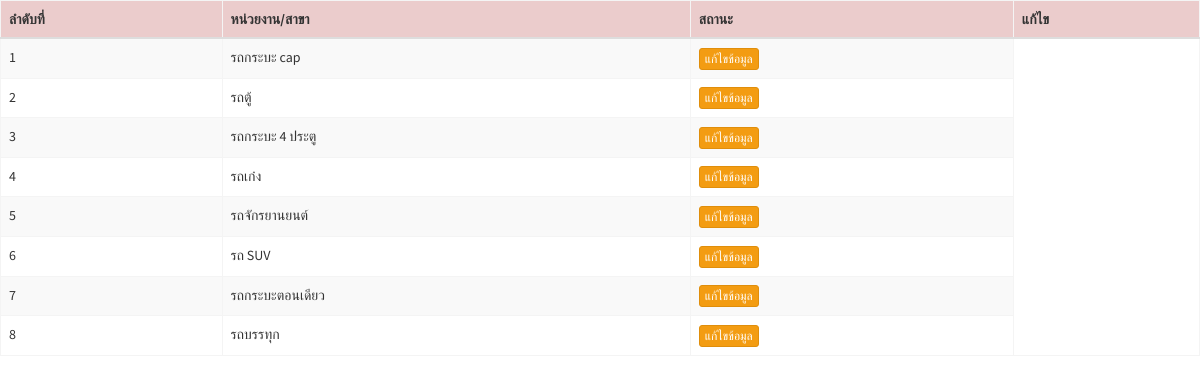
/admin/form_editdept.php, run on the app's committed database.
### tables this page shows
CREATE TABLE `department` (
  `dept_id` int(11) NOT NULL,
  `dept_name` varchar(100) NOT NULL
);

### admin/form_editdept.php (the view, shortened to what this page needs)
<?php
include('css.php');
include('../condb.php');
$query = "SELECT * FROM department ORDER BY dept_id ASC" or die("Error:" . mysqli_error($con));
$result = mysqli_query($con, $query);
echo ' <table id="example1" class="table table-bordered  table-hover table-striped">';
  echo "
  <tr class='danger'>
    <th>ลำดับที่</th>
    <th>หน่วยงาน/สาขา</th>
    <th>สถานะ</th>
    <th>แก้ไข</th>
  </tr>
</thead>
<tbody> ";
  $count=0;
  while($row = mysqli_fetch_array($result)) {
    $count++;
  echo "<tr>";
    echo "<td>" .$count .  "</td> ";
    echo "<td>" .$row["dept_name"] .  "</td> ";
    echo "<td><a href='form.php?p=editdept1&ID=$row[0]' <button type='button' class='btn btn-warning btn-xs'>แก้ไขข้อมูล</button></a></td> ";
  echo "</tr>";
  }
echo "</table>";
?>

### data on the page
department: dept_name "รถกระบะ cap"
department: dept_name "รถตู้"
department: dept_name "รถกระบะ 4 ประตู"
department: dept_name "รถเก๋ง"
department: dept_name "รถจักรยานยนต์"
department: dept_name "รถ SUV"
department: dept_name "รถกระบะตอนเดียว"
department: dept_name "รถบรรทุก"
